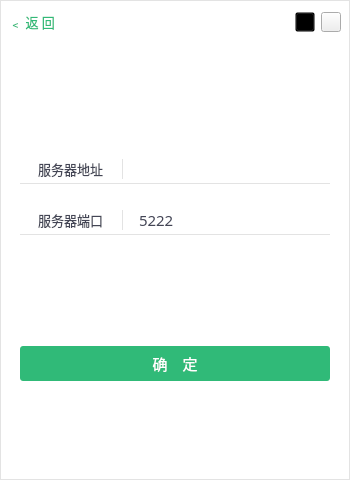
<?xml version="1.0" encoding="UTF-8"?>
<ui version="4.0">
 <class>STServerConfigClass</class>
 <widget class="QWidget" name="STServerConfigClass">
  <property name="geometry">
   <rect>
    <x>0</x>
    <y>0</y>
    <width>350</width>
    <height>480</height>
   </rect>
  </property>
  <property name="minimumSize">
   <size>
    <width>350</width>
    <height>480</height>
   </size>
  </property>
  <property name="maximumSize">
   <size>
    <width>350</width>
    <height>480</height>
   </size>
  </property>
  <property name="windowTitle">
   <string>STServerConfig</string>
  </property>
  <layout class="QVBoxLayout" name="verticalLayout">
   <property name="spacing">
    <number>0</number>
   </property>
   <property name="leftMargin">
    <number>0</number>
   </property>
   <property name="topMargin">
    <number>0</number>
   </property>
   <property name="rightMargin">
    <number>0</number>
   </property>
   <property name="bottomMargin">
    <number>0</number>
   </property>
   <item>
    <widget class="QWidget" name="widTop" native="true">
     <property name="minimumSize">
      <size>
       <width>0</width>
       <height>45</height>
      </size>
     </property>
     <property name="maximumSize">
      <size>
       <width>16777215</width>
       <height>45</height>
      </size>
     </property>
     <property name="styleSheet">
      <string notr="true">
QWidget#widTop {background-color: #ffffff;border-top: 1px solid #e3e3e3;
border-left: 1px solid #e3e3e3;
border-right: 1px solid #e3e3e3;}</string>
     </property>
     <layout class="QHBoxLayout" name="horizontalLayout_10">
      <property name="spacing">
       <number>0</number>
      </property>
      <property name="leftMargin">
       <number>9</number>
      </property>
      <property name="topMargin">
       <number>0</number>
      </property>
      <property name="rightMargin">
       <number>0</number>
      </property>
      <property name="bottomMargin">
       <number>0</number>
      </property>
      <item>
       <widget class="QPushButton" name="pb2Login">
        <property name="font">
         <font>
          <family>微软雅黑</family>
          <pointsize>10</pointsize>
          <weight>50</weight>
          <italic>false</italic>
          <bold>false</bold>
         </font>
        </property>
        <property name="styleSheet">
         <string notr="true">

QPushButton {
	color: #30ba78;
	font:10pt &quot;微软雅黑&quot;;
    background-repeat:no-repeat;
    border:none;
}
QPushButton:hover:!pressed {
	color: #6dcea0;
}</string>
        </property>
        <property name="text">
         <string>﹤ 返 回</string>
        </property>
        <property name="flat">
         <bool>true</bool>
        </property>
       </widget>
      </item>
      <item>
       <spacer name="horizontalSpacer_5">
        <property name="orientation">
         <enum>Qt::Horizontal</enum>
        </property>
        <property name="sizeHint" stdset="0">
         <size>
          <width>448</width>
          <height>20</height>
         </size>
        </property>
       </spacer>
      </item>
      <item>
       <widget class="QWidget" name="widget_17" native="true">
        <layout class="QHBoxLayout" name="horizontalLayout_9">
         <property name="topMargin">
          <number>0</number>
         </property>
         <property name="bottomMargin">
          <number>0</number>
         </property>
         <item>
          <widget class="QPushButton" name="pbMinimum">
           <property name="minimumSize">
            <size>
             <width>20</width>
             <height>20</height>
            </size>
           </property>
           <property name="maximumSize">
            <size>
             <width>20</width>
             <height>20</height>
            </size>
           </property>
           <property name="styleSheet">
            <string notr="true">QPushButton{
	background: transparent;
	border-image: url(:/STSample/Resources/images/minimum.png);}

QPushButton:hover:!pressed {
	background-color: rgb(218, 218, 218);
}</string>
           </property>
           <property name="text">
            <string/>
           </property>
          </widget>
         </item>
         <item>
          <widget class="QPushButton" name="pbClose">
           <property name="minimumSize">
            <size>
             <width>20</width>
             <height>20</height>
            </size>
           </property>
           <property name="maximumSize">
            <size>
             <width>20</width>
             <height>20</height>
            </size>
           </property>
           <property name="styleSheet">
            <string notr="true">
QPushButton{border-image: url(:/STSample/Resources/images/close.png);}

QPushButton:hover:!pressed {
	
	background-color: #ff6741;
}</string>
           </property>
           <property name="text">
            <string/>
           </property>
          </widget>
         </item>
        </layout>
       </widget>
      </item>
     </layout>
    </widget>
   </item>
   <item>
    <widget class="QWidget" name="widBottom" native="true">
     <property name="styleSheet">
      <string notr="true">QWidget#widBottom {background-color: #ffffff;border-bottom: 1px solid #e3e3e3;
border-left: 1px solid #e3e3e3;
border-right: 1px solid #e3e3e3;}</string>
     </property>
     <layout class="QVBoxLayout" name="verticalLayout_2">
      <property name="leftMargin">
       <number>0</number>
      </property>
      <property name="topMargin">
       <number>0</number>
      </property>
      <property name="rightMargin">
       <number>0</number>
      </property>
      <property name="bottomMargin">
       <number>0</number>
      </property>
      <item>
       <spacer name="verticalSpacer">
        <property name="orientation">
         <enum>Qt::Vertical</enum>
        </property>
        <property name="sizeHint" stdset="0">
         <size>
          <width>20</width>
          <height>40</height>
         </size>
        </property>
       </spacer>
      </item>
      <item>
       <widget class="QWidget" name="widget" native="true">
        <layout class="QHBoxLayout" name="horizontalLayout">
         <property name="spacing">
          <number>0</number>
         </property>
         <property name="leftMargin">
          <number>20</number>
         </property>
         <property name="topMargin">
          <number>10</number>
         </property>
         <property name="rightMargin">
          <number>20</number>
         </property>
         <property name="bottomMargin">
          <number>5</number>
         </property>
         <item>
          <widget class="QWidget" name="widget_8" native="true">
           <property name="minimumSize">
            <size>
             <width>0</width>
             <height>30</height>
            </size>
           </property>
           <property name="maximumSize">
            <size>
             <width>16777215</width>
             <height>30</height>
            </size>
           </property>
           <property name="styleSheet">
            <string notr="true">QWidget#widget_8{border: 0px;border-bottom: 1px solid #e3e3e3;}
</string>
           </property>
           <layout class="QHBoxLayout" name="horizontalLayout_7">
            <property name="leftMargin">
             <number>5</number>
            </property>
            <property name="topMargin">
             <number>5</number>
            </property>
            <property name="rightMargin">
             <number>5</number>
            </property>
            <property name="bottomMargin">
             <number>5</number>
            </property>
            <item>
             <widget class="QLabel" name="label">
              <property name="font">
               <font>
                <family>微软雅黑</family>
                <pointsize>10</pointsize>
               </font>
              </property>
              <property name="styleSheet">
               <string notr="true">color: rgb(67, 69, 85);</string>
              </property>
              <property name="text">
               <string>　服务器地址　</string>
              </property>
             </widget>
            </item>
            <item>
             <widget class="QWidget" name="widget_9" native="true">
              <property name="minimumSize">
               <size>
                <width>10</width>
                <height>0</height>
               </size>
              </property>
              <property name="maximumSize">
               <size>
                <width>10</width>
                <height>16777215</height>
               </size>
              </property>
              <property name="font">
               <font>
                <family>Adobe Arabic</family>
               </font>
              </property>
              <property name="styleSheet">
               <string notr="true">border: 0px;border-left: 1px solid #e3e3e3;
</string>
              </property>
             </widget>
            </item>
           </layout>
          </widget>
         </item>
         <item>
          <widget class="QLineEdit" name="leServerIP">
           <property name="minimumSize">
            <size>
             <width>0</width>
             <height>30</height>
            </size>
           </property>
           <property name="maximumSize">
            <size>
             <width>16777215</width>
             <height>30</height>
            </size>
           </property>
           <property name="font">
            <font>
             <family>微软雅黑</family>
             <pointsize>11</pointsize>
            </font>
           </property>
           <property name="styleSheet">
            <string notr="true">color: rgb(67, 69, 85);border: 0px;border-bottom: 1px solid #e3e3e3;
</string>
           </property>
           <property name="maxLength">
            <number>20</number>
           </property>
          </widget>
         </item>
        </layout>
       </widget>
      </item>
      <item>
       <widget class="QWidget" name="widget_2" native="true">
        <layout class="QHBoxLayout" name="horizontalLayout_2">
         <property name="spacing">
          <number>0</number>
         </property>
         <property name="leftMargin">
          <number>20</number>
         </property>
         <property name="topMargin">
          <number>10</number>
         </property>
         <property name="rightMargin">
          <number>20</number>
         </property>
         <property name="bottomMargin">
          <number>5</number>
         </property>
         <item>
          <widget class="QWidget" name="widget_10" native="true">
           <property name="minimumSize">
            <size>
             <width>0</width>
             <height>30</height>
            </size>
           </property>
           <property name="maximumSize">
            <size>
             <width>16777215</width>
             <height>30</height>
            </size>
           </property>
           <property name="styleSheet">
            <string notr="true">QWidget#widget_10{border: 0px;border-bottom: 1px solid #e3e3e3;}
</string>
           </property>
           <layout class="QHBoxLayout" name="horizontalLayout_8">
            <property name="leftMargin">
             <number>5</number>
            </property>
            <property name="topMargin">
             <number>5</number>
            </property>
            <property name="rightMargin">
             <number>5</number>
            </property>
            <property name="bottomMargin">
             <number>5</number>
            </property>
            <item>
             <widget class="QLabel" name="label_2">
              <property name="font">
               <font>
                <family>微软雅黑</family>
                <pointsize>10</pointsize>
               </font>
              </property>
              <property name="styleSheet">
               <string notr="true">color: rgb(67, 69, 85);</string>
              </property>
              <property name="text">
               <string>　服务器端口　</string>
              </property>
             </widget>
            </item>
            <item>
             <widget class="QWidget" name="widget_11" native="true">
              <property name="minimumSize">
               <size>
                <width>10</width>
                <height>0</height>
               </size>
              </property>
              <property name="maximumSize">
               <size>
                <width>10</width>
                <height>16777215</height>
               </size>
              </property>
              <property name="font">
               <font>
                <family>Adobe Arabic</family>
               </font>
              </property>
              <property name="styleSheet">
               <string notr="true">border: 0px;border-left: 1px solid #e3e3e3;
</string>
              </property>
             </widget>
            </item>
           </layout>
          </widget>
         </item>
         <item>
          <widget class="QLineEdit" name="leServerPort">
           <property name="minimumSize">
            <size>
             <width>0</width>
             <height>30</height>
            </size>
           </property>
           <property name="maximumSize">
            <size>
             <width>16777215</width>
             <height>30</height>
            </size>
           </property>
           <property name="font">
            <font>
             <family>微软雅黑</family>
             <pointsize>11</pointsize>
            </font>
           </property>
           <property name="styleSheet">
            <string notr="true">color: rgb(67, 69, 85);border: 0px;border-bottom: 1px solid #e3e3e3;
</string>
           </property>
           <property name="text">
            <string>5222</string>
           </property>
           <property name="maxLength">
            <number>20</number>
           </property>
          </widget>
         </item>
        </layout>
       </widget>
      </item>
      <item>
       <spacer name="verticalSpacer_2">
        <property name="orientation">
         <enum>Qt::Vertical</enum>
        </property>
        <property name="sizeHint" stdset="0">
         <size>
          <width>20</width>
          <height>40</height>
         </size>
        </property>
       </spacer>
      </item>
      <item>
       <widget class="QWidget" name="widget_5" native="true">
        <layout class="QHBoxLayout" name="horizontalLayout_4">
         <property name="spacing">
          <number>0</number>
         </property>
         <property name="leftMargin">
          <number>20</number>
         </property>
         <property name="topMargin">
          <number>0</number>
         </property>
         <property name="rightMargin">
          <number>20</number>
         </property>
         <property name="bottomMargin">
          <number>0</number>
         </property>
         <item>
          <widget class="QPushButton" name="pbConfirm">
           <property name="minimumSize">
            <size>
             <width>0</width>
             <height>35</height>
            </size>
           </property>
           <property name="maximumSize">
            <size>
             <width>16777215</width>
             <height>35</height>
            </size>
           </property>
           <property name="font">
            <font>
             <family>微软雅黑</family>
             <pointsize>11</pointsize>
            </font>
           </property>
           <property name="styleSheet">
            <string notr="true">

QPushButton {
	border-radius: 3px;
	color: rgb(255, 255, 255);
	background-color: rgb(48, 186, 120);
}
QPushButton:hover:pressed {
	background-color: rgb(48, 186, 120);
}
QPushButton:hover:!pressed {
	
	background-color: rgb(109, 206, 160);
}</string>
           </property>
           <property name="text">
            <string>确　定</string>
           </property>
          </widget>
         </item>
        </layout>
       </widget>
      </item>
      <item>
       <spacer name="verticalSpacer_3">
        <property name="orientation">
         <enum>Qt::Vertical</enum>
        </property>
        <property name="sizeHint" stdset="0">
         <size>
          <width>20</width>
          <height>40</height>
         </size>
        </property>
       </spacer>
      </item>
     </layout>
    </widget>
   </item>
  </layout>
 </widget>
 <resources>
  <include location="stsample.qrc"/>
 </resources>
 <connections/>
</ui>
